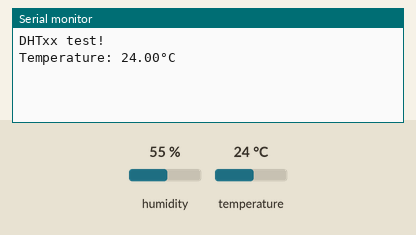
The sketch below on a simulated Arduino Mega 2560, built with avr-gcc and run on an emulated ATmega2560. On the bench: the last lines printed to the serial monitor. The test bench sets the inputs (shaded band); at power-on: temperature 24 °C, humidity 55 %.

Above: at 2.2 s.
2.3 s: temperature set to 12 °C
At 4.4 s:
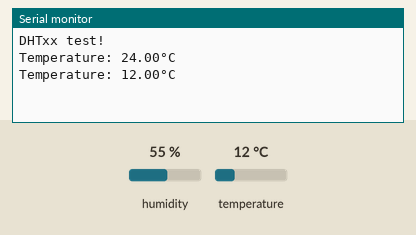
5.0 s: temperature set to 19 °C
At 6.1 s:
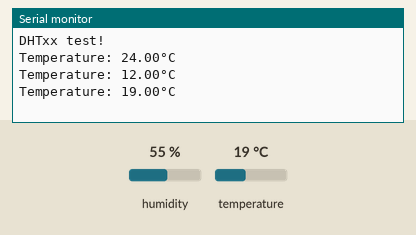
Timing chart, 0 to 8.0 s (numbered marks = the images above; inputs shaded):
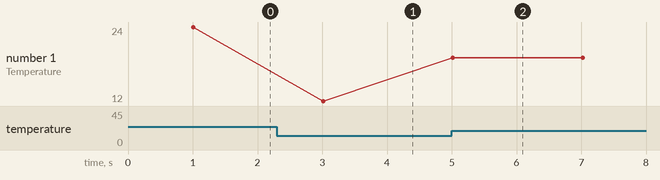

The sketch:

sketch_dht112.ino
```cpp
//#include <avr/io.h>
#include<util/delay.h>
#include "DHT.h"
//valores padrão, defina lá pra cima
#ifndef DHTPIN
#define DHTPIN 22
#endif
#ifndef DHTTYPE
#define DHTTYPE DHT22
#endif
DHT dht(DHTPIN, DHTTYPE);

inline void ST_setup(){
  dht.begin();
  _delay_ms(1000);
}

//o ponto td de ter esse sensor
//use isnan para checar se o valor está certo (servirá pra botar no display)
inline float ST_getTemp(){
  return dht.readTemperature();
}

#define TESTE
#ifdef TESTE
void setup() {
  Serial.begin(9600);
  Serial.println("DHTxx test!");
  ST_setup();
}

void loop() {
  float t = ST_getTemp();

  if (isnan(t)) {
    Serial.println("Failed to read from DHT sensor!");
    return;
  }
  Serial.print("Temperature: ");
  Serial.print(t);
  Serial.println("°C ");
  delay(2000);
}
#endif
```

Measured:
- after the input at 2.3 s, the serial monitor: prints a new line after 0.71 s (image 1)
- after the input at 5.0 s, the serial monitor: prints a new line at once (image 2)
- plotted number 1: 24 → 12 after the input at 2.3 s, 12 → 19 after the input at 5.0 s
